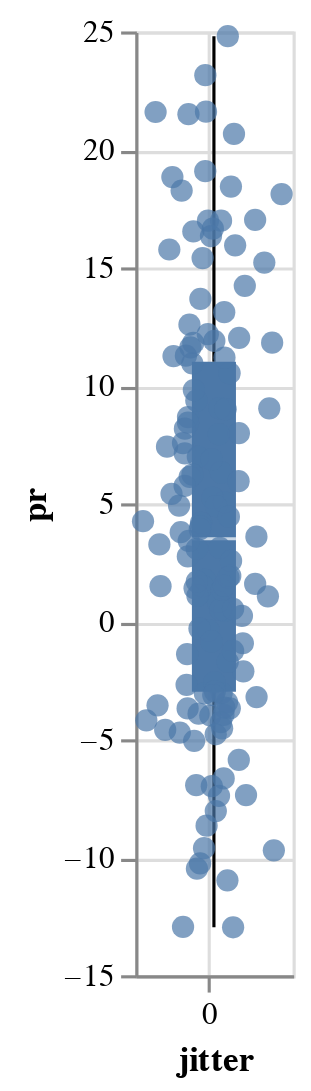

Notebook code cell kept with this figure:
### Code cell


### Figure 1 — Vega-Lite specification as saved in the notebook (floating-point values rounded to 4 significant figures; data arrays with more than 128 entries replaced by an {"elided": "..."} marker saying what was removed)
{"config": {"view": {"continuousWidth": 400, "continuousHeight": 300}}, "layer": [{"mark": "boxplot", "encoding": {"y": {"type": "quantitative", "field": "pr"}}, "width": 50}, {"mark": {"type": "circle", "size": 50}, "encoding": {"tooltip": [{"type": "nominal", "field": "dataset"}, {"type": "quantitative", "field": "pr"}], "x": {"type": "quantitative", "field": "jitter"}, "y": {"type": "quantitative", "field": "pr"}}, "transform": [{"calculate": "sqrt(-2*log(random()))*cos(2*PI*random())", "as": "jitter"}], "width": 50}], "data": {"name": "data-f3d578c34753e2316eaf12d2e4cbeaec"}, "$schema": "https://vega.github.io/schema/vega-lite/v4.8.1.json", "datasets": {"data-f3d578c34753e2316eaf12d2e4cbeaec": {"elided": "136 records"}}}
